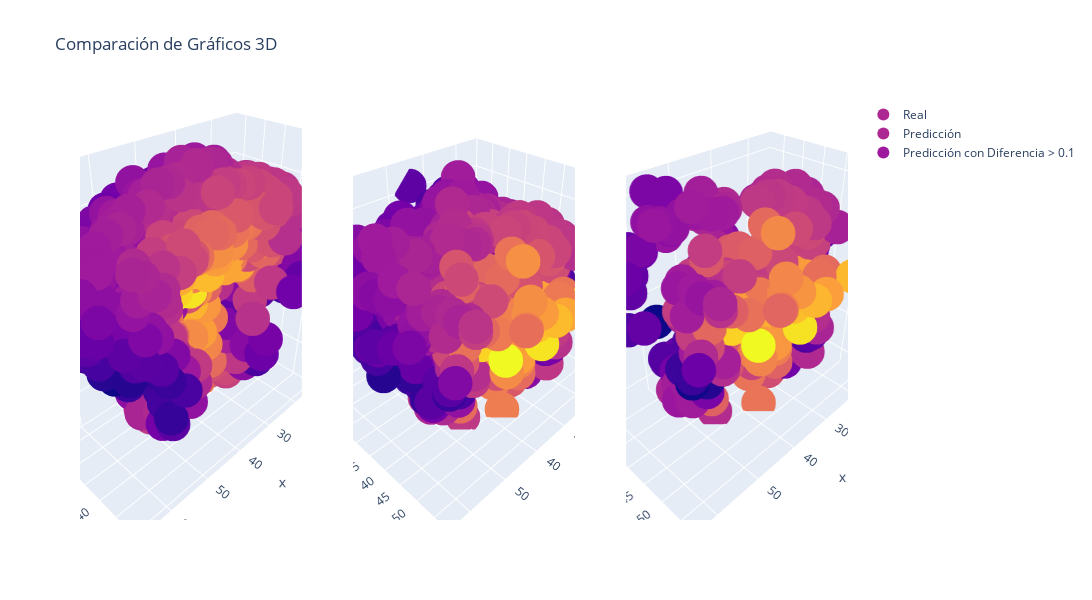

The cell this chart's notebook holds for it:
### Code cell
# Crear una figura con subplots
fig = make_subplots(rows=1, cols=3, 
                    specs=[[{'type': 'scatter3d'}, {'type': 'scatter3d'}, {'type': 'scatter3d'}]])

# Añadir el primer gráfico tridimensional
fig.add_trace(go.Scatter3d(
    x=aux_plot['real_X'],
    y=aux_plot['real_Y'],
    z=aux_plot['real_Z'],
    mode='markers',
    marker=dict(size=12, color=aux_plot['USUM']),
    name='Real'
), row=1, col=1)

# Añadir el segundo gráfico tridimensional
fig.add_trace(go.Scatter3d(
    x=aux_plot['pred_X'],
    y=aux_plot['pred_Y'],
    z=aux_plot['pred_Z'],
    mode='markers',
    marker=dict(size=12, color=aux_plot['USUM']),
    name='Predicción'
), row=1, col=2)

# Añadir el tercer gráfico tridimensional
fig.add_trace(go.Scatter3d(
    x=aux_plot.loc[aux_plot["relativ_dif_real_pred_Y"] > 0.1, 'pred_X'],
    y=aux_plot.loc[aux_plot["relativ_dif_real_pred_Y"] > 0.1, 'pred_Y'],
    z=aux_plot.loc[aux_plot["relativ_dif_real_pred_Y"] > 0.1, 'pred_Z'],
    mode='markers',
    marker=dict(size=12, color=aux_plot.loc[aux_plot["relativ_dif_real_pred_Y"] > 0.1, 'USUM']),
    name='Predicción con Diferencia > 0.1'
), row=1, col=3)

# Actualizar el layout de la figura
fig.update_layout(height=600, width=1800, title_text="Comparación de Gráficos 3D")

# Mostrar la figura
fig.show()

### Figure 1 — Plotly figure (JSON) as saved in the notebook; plotly's stock layout.template omitted (floating-point values rounded to 4 significant figures; data arrays with more than 128 entries replaced by an {"elided": "..."} marker saying what was removed)
{"data": [{"marker": {"color": {"elided": "699 float values"}, "size": 12}, "mode": "markers", "name": "Real", "scene": "scene", "type": "scatter3d", "x": {"elided": "699 float values"}, "y": {"elided": "699 float values"}, "z": {"elided": "699 float values"}}, {"marker": {"color": {"elided": "699 float values"}, "size": 12}, "mode": "markers", "name": "Predicción", "scene": "scene2", "type": "scatter3d", "x": {"elided": "699 float values"}, "y": {"elided": "699 float values"}, "z": {"elided": "699 float values"}}, {"marker": {"color": {"elided": "323 float values"}, "size": 12}, "mode": "markers", "name": "Predicción con Diferencia > 0.1", "scene": "scene3", "type": "scatter3d", "x": {"elided": "323 float values"}, "y": {"elided": "323 float values"}, "z": {"elided": "323 float values"}}], "layout": {"height": 600, "scene": {"domain": {"x": [0, 0.2889], "y": [0, 1]}}, "scene2": {"domain": {"x": [0.3556, 0.6444], "y": [0, 1]}}, "scene3": {"domain": {"x": [0.7111, 1], "y": [0, 1]}}, "title": {"text": "Comparación de Gráficos 3D"}, "width": 1800}}
